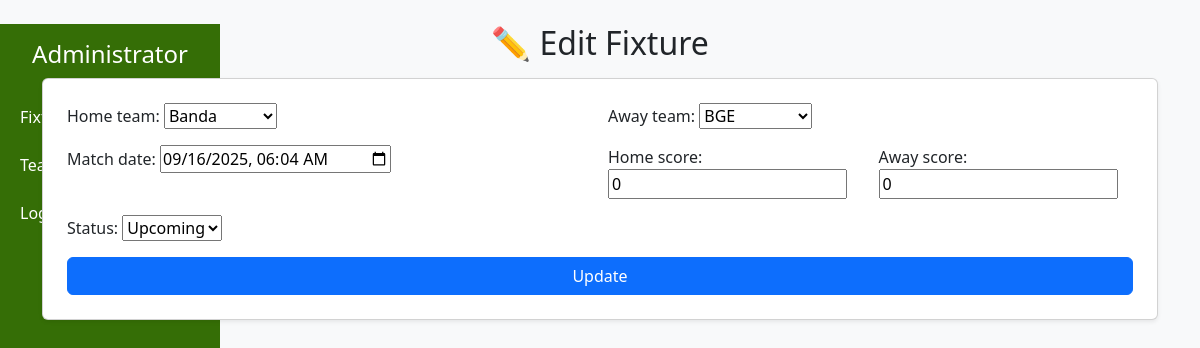
Screenshot of /edit-fixture/6/edit/ with the database file from the repository.
### fixtureadmin/models.py (models this page shows, shortened)
class Fixture(models.Model):
    STATUS_CHOICES = [
        ('upcoming', 'Upcoming'),
        ('live', 'Live'),
        ('finished', 'Finished'),
    ]
    home_team = models.ForeignKey(Teams, on_delete=models.CASCADE, related_name="home_fixtures")
    away_team = models.ForeignKey(Teams, on_delete=models.CASCADE, related_name="away_fixtures")
    match_date = models.DateTimeField()
    home_score = models.IntegerField(default=0)
    away_score = models.IntegerField(default=0)
    status = models.CharField(max_length=10, choices=STATUS_CHOICES, default='upcoming')

### fixtureadmin/views.py (the view)
# urls.py: path('edit-fixture/<int:fixture_id>/edit/', views.fixture_edit, name='edit-fixture'),
def fixture_edit(request, fixture_id):
    fixture_obj = get_object_or_404(Fixture, pk=fixture_id)
    form = FixtureForm(request.POST or None, instance=fixture_obj)
    if request.method == 'POST' and form.is_valid():
        form.save()
        messages.success(request, 'Changes successfully saved')
        return redirect('admin_dashboard')
    return render(request, 'admin/edit_fixture.html', {'form': form, 'fixture_obj': fixture_obj})

### fixtureadmin/forms.py
class FixtureForm(forms.ModelForm):
    class Meta:
        model = Fixture
        fields = ['home_team', 'away_team', 'match_date', 'home_score', 'away_score', 'status']
        widgets = {
            'match_date': forms.DateTimeInput(attrs={'type': 'datetime-local'}),
        }

### teams/models.py (called while the page is built)
    def __str__(self):
        return self.team_name

### templates/admin/edit_fixture.html (shortened to what this page needs)
{% extends 'base/admin_dashboard.html' %}
{% block content %}
  <h2 class="mb-3">✏️ Edit Fixture</h2>
  <form method="post" class="card p-4 shadow-sm">
    <div class="row g-3">
      <div class="col-md-6">{{ form.home_team.label_tag }} {{ form.home_team }}</div>
      <div class="col-md-6">{{ form.away_team.label_tag }} {{ form.away_team }}</div>
      <div class="col-md-6">{{ form.match_date.label_tag }} {{ form.match_date }}</div>
      <div class="col-md-3">{{ form.home_score.label_tag }} {{ form.home_score }}</div>
      <div class="col-md-3">{{ form.away_score.label_tag }} {{ form.away_score }}</div>
      <div class="col-md-6">{{ form.status.label_tag }} {{ form.status }}</div>
    </div>
    <button class="btn btn-primary mt-3">Update</button>
  </form>
{% endblock %}

### templates/base/admin_dashboard.html (style rules this page uses)
body { background-color: #f8f9fa; }
h2 { text-align: center; }

### rows the page displays
Fixture: home_team "Banda", away_team "BGE", match_date "09/16/2025 06:04", home_score "0", away_score "0", status "Upcoming"
